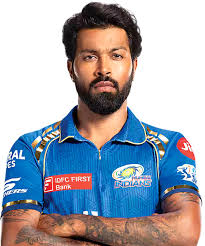
#> input picture my_dataset/hardhik/train/download (1).jpg, 205 x 246 px
$ python face_recognition_train.py
#> lines starting #> are read from the running program, lines starting #| are printed output that depends on the picture
import cv2
import os
import numpy as np
import pickle

DATASET_DIR = "my_dataset"
features = []
labels = []
label_dict = {}
label_id = 0

print("dataset is loading")

for person_name in os.listdir(DATASET_DIR):
    person_dir = os.path.join(DATASET_DIR, person_name)
    if not os.path.isdir(person_dir):
        continue

    normalized_name = person_name.lower().replace(" ", "_").replace(".", "_")

    if normalized_name not in label_dict:
        label_dict[normalized_name] = label_id
        label_id += 1

    for split in ["train", "test"]:
        split_dir = os.path.join(person_dir, split)
        if not os.path.exists(split_dir):
            continue

        for img_name in os.listdir(split_dir):
            img_path = os.path.join(split_dir, img_name)
            img = cv2.imread(img_path)
#> img is the input picture: shape (246, 205, 3); mean B, G, R 177.3, 167.2, 162.5
            if img is None:
                continue

            gray = cv2.cvtColor(img, cv2.COLOR_BGR2GRAY)
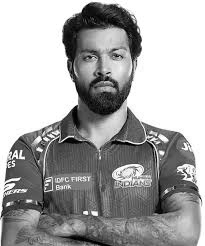
#> gray: shape (246, 205); min 0, max 255, mean 166.9
            features.append(gray)
            labels.append(label_dict[normalized_name])

print(f"[INFO] Total classes: {len(label_dict)}")
print("[INFO] Sample label mapping:", label_dict)


with open("label_dict.pkl", "wb") as f:
    pickle.dump(label_dict, f)


recognizer = cv2.face.LBPHFaceRecognizer_create()
recognizer.train(features, np.array(labels))
recognizer.save("face_recognizer.yml")

print(" Model and labels saved.")
